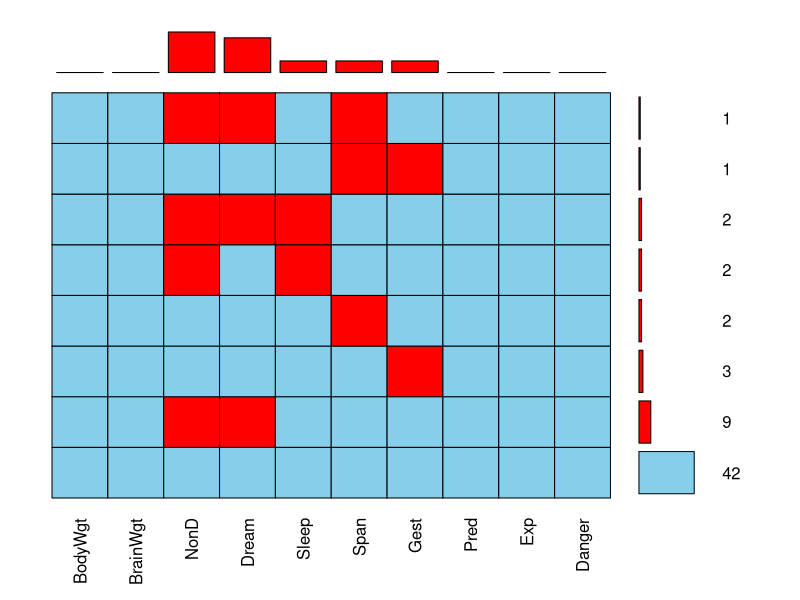
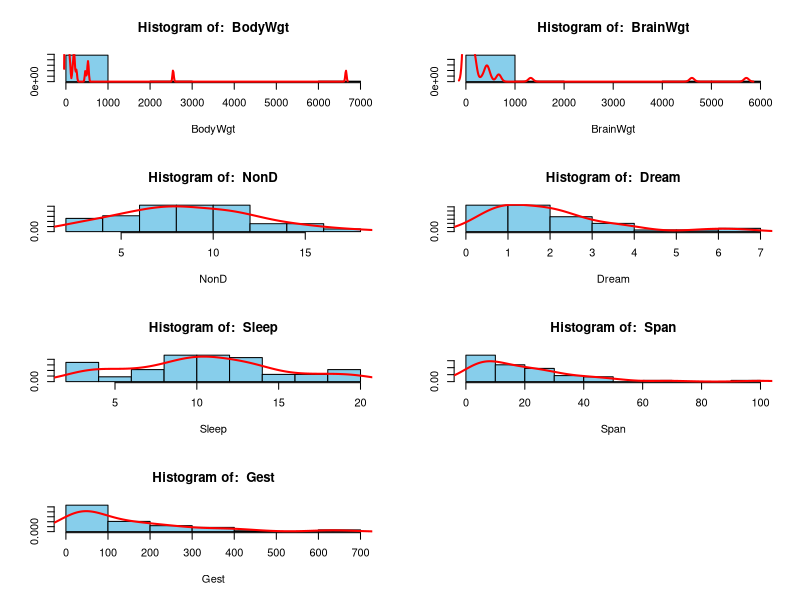
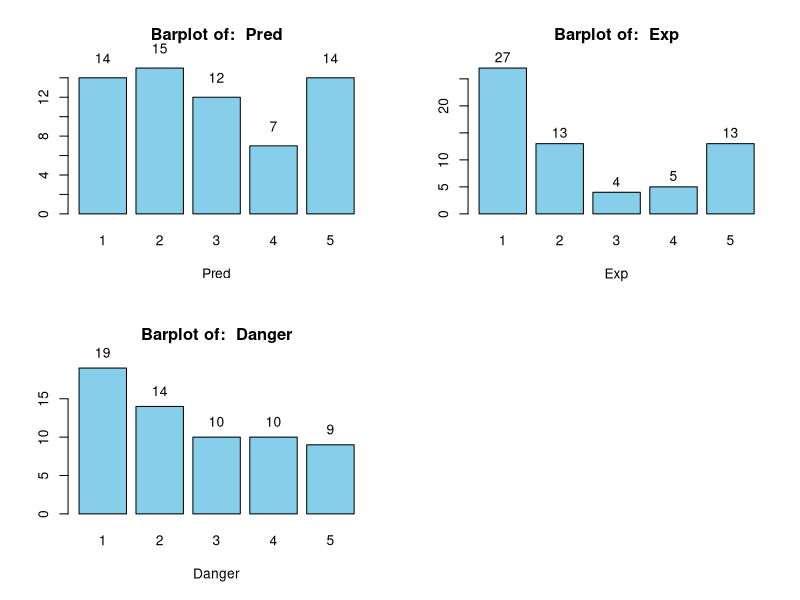

Here is the R script that generated these plots, in order:
## ---- chunk 1
library(VIM)
str(sleep)
summary(sleep)
## ---- chunk 2
aggr(sleep, combined=T, numbers=T, prop=F, main='Missing Pattern of Sleep', ylab='')
## ---- chunk 3
indexInt <- sapply(sleep, is.integer)
sleepIntVar <- sleep[, indexInt]
sleepNumVar <- sleep[, !indexInt]
## ---- chunk 4
numCnt <- ncol(sleepNumVar)
par(mfrow=c((numCnt+1)/2,2))
numVarName <- names(sleepNumVar)
for (name in numVarName){
  histNum <- hist(sleepNumVar[,name],
       freq=FALSE,
       col="skyblue",
       xlab=name,
       ylab='',
       main=paste("Histogram of: ", name))
  lines(density(sleepNumVar[,name], na.rm=TRUE), lwd=2, col="red")
}
## ---- chunk 5
intCnt <- ncol(sleepIntVar)
par(mfrow=c((intCnt+1)/2,2))
intVarName <- names(sleepIntVar)
for (name in intVarName){
  barplotInt <- barplot(table(sleepIntVar[,name]),
       xlab=name,
       col="skyblue",
       main=paste("Barplot of: ", name))
  text(x=barplotInt, y=table(sleepIntVar[,name])+2, labels=as.character(table(sleepIntVar[,name])), xpd=TRUE)
}
